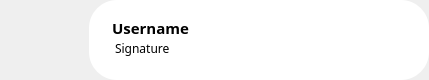
<?xml version="1.0" encoding="UTF-8"?>
<ui version="4.0">
 <class>Kuang</class>
 <widget class="QWidget" name="Kuang">
  <property name="geometry">
   <rect>
    <x>0</x>
    <y>0</y>
    <width>429</width>
    <height>80</height>
   </rect>
  </property>
  <property name="minimumSize">
   <size>
    <width>429</width>
    <height>80</height>
   </size>
  </property>
  <property name="maximumSize">
   <size>
    <width>429</width>
    <height>80</height>
   </size>
  </property>
  <property name="cursor">
   <cursorShape>ArrowCursor</cursorShape>
  </property>
  <property name="focusPolicy">
   <enum>Qt::ClickFocus</enum>
  </property>
  <property name="windowTitle">
   <string>Form</string>
  </property>
  <property name="autoFillBackground">
   <bool>false</bool>
  </property>
  <property name="styleSheet">
   <string notr="true">QWidget::hover
{
	background-color::rgb(200,198,198);
}</string>
  </property>
  <widget class="MyLable" name="profile">
   <property name="geometry">
    <rect>
     <x>0</x>
     <y>0</y>
     <width>80</width>
     <height>80</height>
    </rect>
   </property>
   <property name="minimumSize">
    <size>
     <width>80</width>
     <height>80</height>
    </size>
   </property>
   <property name="maximumSize">
    <size>
     <width>80</width>
     <height>80</height>
    </size>
   </property>
   <property name="styleSheet">
    <string notr="true"/>
   </property>
   <property name="text">
    <string/>
   </property>
  </widget>
  <widget class="QLabel" name="Signature">
   <property name="geometry">
    <rect>
     <x>115</x>
     <y>41</y>
     <width>200</width>
     <height>15</height>
    </rect>
   </property>
   <property name="maximumSize">
    <size>
     <width>300</width>
     <height>30</height>
    </size>
   </property>
   <property name="font">
    <font>
     <family>Rubik</family>
     <pointsize>-1</pointsize>
     <weight>50</weight>
     <italic>false</italic>
     <bold>false</bold>
    </font>
   </property>
   <property name="styleSheet">
    <string notr="true">

font-family: 'Rubik';
font-style: normal;
font-weight: 400;
font-size: 12px;
line-height: 14px;

color: #000000;

</string>
   </property>
   <property name="frameShape">
    <enum>QFrame::NoFrame</enum>
   </property>
   <property name="text">
    <string>Signature</string>
   </property>
  </widget>
  <widget class="QLabel" name="name">
   <property name="geometry">
    <rect>
     <x>112</x>
     <y>20</y>
     <width>200</width>
     <height>15</height>
    </rect>
   </property>
   <property name="maximumSize">
    <size>
     <width>300</width>
     <height>30</height>
    </size>
   </property>
   <property name="font">
    <font>
     <family>Rubik</family>
     <pointsize>-1</pointsize>
     <weight>62</weight>
     <italic>false</italic>
     <bold>true</bold>
    </font>
   </property>
   <property name="styleSheet">
    <string notr="true">

font-family: 'Rubik';
font-style: normal;
font-weight: 500;
font-size: 15px;
line-height: 18px;

color: #000000;

</string>
   </property>
   <property name="frameShape">
    <enum>QFrame::NoFrame</enum>
   </property>
   <property name="text">
    <string>Username</string>
   </property>
  </widget>
  <widget class="QLabel" name="lblNewMessage">
   <property name="geometry">
    <rect>
     <x>370</x>
     <y>30</y>
     <width>21</width>
     <height>21</height>
    </rect>
   </property>
   <property name="minimumSize">
    <size>
     <width>3</width>
     <height>3</height>
    </size>
   </property>
   <property name="styleSheet">
    <string notr="true">QLabel
{
	background-color:transparent;
}</string>
   </property>
   <property name="text">
    <string/>
   </property>
   <property name="pixmap">
    <pixmap resource="res.qrc">:/img/system/img/dotRed.png</pixmap>
   </property>
   <property name="scaledContents">
    <bool>true</bool>
   </property>
  </widget>
  <widget class="QPushButton" name="pushButton">
   <property name="enabled">
    <bool>true</bool>
   </property>
   <property name="geometry">
    <rect>
     <x>89</x>
     <y>0</y>
     <width>340</width>
     <height>80</height>
    </rect>
   </property>
   <property name="styleSheet">
    <string notr="true">QPushButton{
background:white;

border: 0px solid black;
border-radius:28px;
}</string>
   </property>
   <property name="text">
    <string/>
   </property>
   <property name="flat">
    <bool>true</bool>
   </property>
  </widget>
  <zorder>pushButton</zorder>
  <zorder>profile</zorder>
  <zorder>Signature</zorder>
  <zorder>name</zorder>
  <zorder>lblNewMessage</zorder>
 </widget>
 <customwidgets>
  <customwidget>
   <class>MyLable</class>
   <extends>QLabel</extends>
   <header>UI_Tool/mylable.h</header>
   <container>1</container>
  </customwidget>
 </customwidgets>
 <resources>
  <include location="res.qrc"/>
 </resources>
 <connections/>
</ui>
